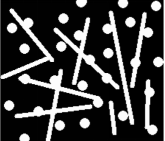
#> input picture Vision Artificial/Entrega 3/Imagen/img6.png, 165 x 141 px, found by its file name
$ python 'Punto F.py'
#> lines starting #> are read from the running program, lines starting #| are printed output that depends on the picture

import numpy as np
import cv2

img1 = cv2.imread('Vision Artificial\Entrega 3\Imagen\img6.png')
#> img1 is the input picture: shape (141, 165, 3); min 0, max 255, mean 61.3
img2 = cv2.imread('Vision Artificial\Entrega 3\Imagen\img5.png')
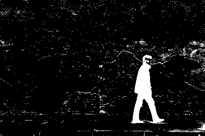
#> input picture Vision Artificial/Entrega 3/Imagen/img5.png, 205 x 136 px, found by its file name
#> img2 is the input picture: shape (136, 205, 3); min 0, max 255, mean 15.3
img3 = cv2.imread('Vision Artificial\Entrega 3\Imagen\img8.png')
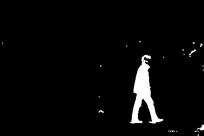
#> input picture Vision Artificial/Entrega 3/Imagen/img8.png, 204 x 136 px, found by its file name
#> img3 is the input picture: shape (136, 204, 3); min 0, max 255, mean 8.5
img4 = cv2.imread('Vision Artificial\Entrega 3\Imagen\img9.png')
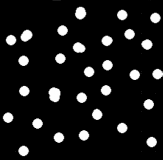
#> input picture Vision Artificial/Entrega 3/Imagen/img9.png, 163 x 160 px, found by its file name
#> img4 is the input picture: shape (160, 163, 3); min 0, max 254, mean 23.9

def Areaimg (img):
#> (the run stopped early here; a loop or call above may not have finished)
